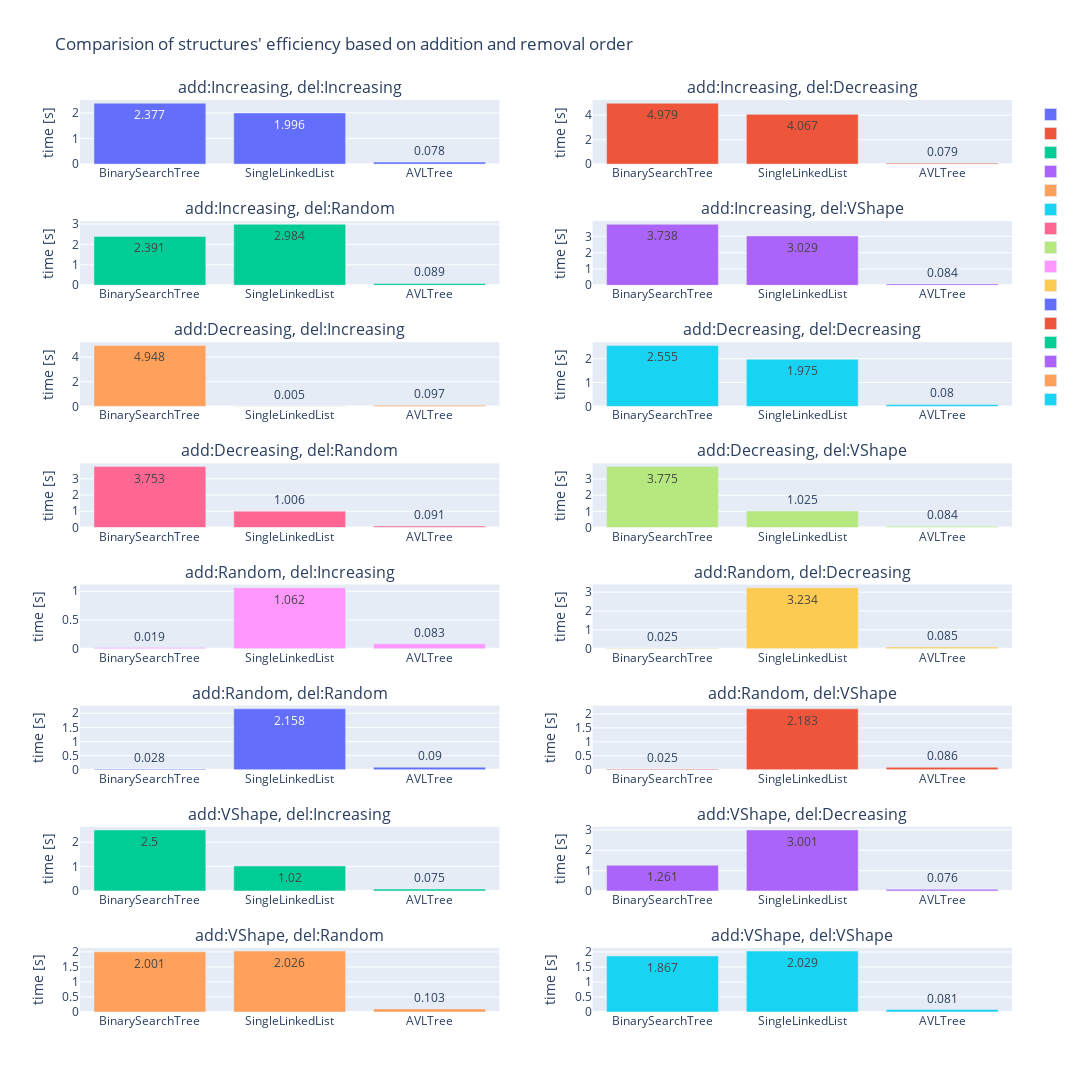

Source (notebook cell):
### Code cell
InputNames = [x.__name__ for x in inputTypes]
subplot_titles = []
for x in InputNames:
    for y in InputNames:
        subplot_titles.append(f"add:{x}, del:{y}".replace("generate",""))

fig = make_subplots(rows=8, cols=2,subplot_titles=subplot_titles)


i=0
for add_method in InputNames:
    for delete_method in InputNames:
        d = {}
        for struct, time in times.items():
            d[struct] = time[add_method][delete_method]
        fig.add_trace(go.Bar(x=list(d.keys()), y=list(d.values()), text=[round(x,3) for x in d.values()],
                            textposition="auto", name=""),
                      row=i//2+1, col=i%2+1)
        fig.update_yaxes(title_text="time [s]", row=i//2+1, col=i%2+1)
        i+=1

fig.update_layout(height=1600, width=1200,
                  title_text="Comparision of structures' efficiency based on addition and removal order")

fig.show()

### Figure 1 — Plotly figure (JSON) as saved in the notebook; plotly's stock layout.template omitted (floating-point values rounded to 4 significant figures)
{"data": [{"name": "", "text": ["2.377", "1.996", "0.078"], "textposition": "auto", "type": "bar", "x": ["BinarySearchTree", "SingleLinkedList", "AVLTree"], "xaxis": "x", "y": [2.377, 1.996, 0.0785], "yaxis": "y"}, {"name": "", "text": ["4.979", "4.067", "0.079"], "textposition": "auto", "type": "bar", "x": ["BinarySearchTree", "SingleLinkedList", "AVLTree"], "xaxis": "x2", "y": [4.979, 4.067, 0.0794], "yaxis": "y2"}, {"name": "", "text": ["2.391", "2.984", "0.089"], "textposition": "auto", "type": "bar", "x": ["BinarySearchTree", "SingleLinkedList", "AVLTree"], "xaxis": "x3", "y": [2.391, 2.984, 0.08941], "yaxis": "y3"}, {"name": "", "text": ["3.738", "3.029", "0.084"], "textposition": "auto", "type": "bar", "x": ["BinarySearchTree", "SingleLinkedList", "AVLTree"], "xaxis": "x4", "y": [3.738, 3.029, 0.08416], "yaxis": "y4"}, {"name": "", "text": ["4.948", "0.005", "0.097"], "textposition": "auto", "type": "bar", "x": ["BinarySearchTree", "SingleLinkedList", "AVLTree"], "xaxis": "x5", "y": [4.948, 0.004746, 0.09682], "yaxis": "y5"}, {"name": "", "text": ["2.555", "1.975", "0.08"], "textposition": "auto", "type": "bar", "x": ["BinarySearchTree", "SingleLinkedList", "AVLTree"], "xaxis": "x6", "y": [2.555, 1.975, 0.08037], "yaxis": "y6"}, {"name": "", "text": ["3.753", "1.006", "0.091"], "textposition": "auto", "type": "bar", "x": ["BinarySearchTree", "SingleLinkedList", "AVLTree"], "xaxis": "x7", "y": [3.753, 1.006, 0.09076], "yaxis": "y7"}, {"name": "", "text": ["3.775", "1.025", "0.084"], "textposition": "auto", "type": "bar", "x": ["BinarySearchTree", "SingleLinkedList", "AVLTree"], "xaxis": "x8", "y": [3.775, 1.025, 0.08358], "yaxis": "y8"}, {"name": "", "text": ["0.019", "1.062", "0.083"], "textposition": "auto", "type": "bar", "x": ["BinarySearchTree", "SingleLinkedList", "AVLTree"], "xaxis": "x9", "y": [0.01862, 1.062, 0.08312], "yaxis": "y9"}, {"name": "", "text": ["0.025", "3.234", "0.085"], "textposition": "auto", "type": "bar", "x": ["BinarySearchTree", "SingleLinkedList", "AVLTree"], "xaxis": "x10", "y": [0.02458, 3.234, 0.08454], "yaxis": "y10"}, {"name": "", "text": ["0.028", "2.158", "0.09"], "textposition": "auto", "type": "bar", "x": ["BinarySearchTree", "SingleLinkedList", "AVLTree"], "xaxis": "x11", "y": [0.02842, 2.158, 0.09028], "yaxis": "y11"}, {"name": "", "text": ["0.025", "2.183", "0.086"], "textposition": "auto", "type": "bar", "x": ["BinarySearchTree", "SingleLinkedList", "AVLTree"], "xaxis": "x12", "y": [0.02493, 2.183, 0.08632], "yaxis": "y12"}, {"name": "", "text": ["2.5", "1.02", "0.075"], "textposition": "auto", "type": "bar", "x": ["BinarySearchTree", "SingleLinkedList", "AVLTree"], "xaxis": "x13", "y": [2.5, 1.02, 0.07528], "yaxis": "y13"}, {"name": "", "text": ["1.261", "3.001", "0.076"], "textposition": "auto", "type": "bar", "x": ["BinarySearchTree", "SingleLinkedList", "AVLTree"], "xaxis": "x14", "y": [1.261, 3.001, 0.07647], "yaxis": "y14"}, {"name": "", "text": ["2.001", "2.026", "0.103"], "textposition": "auto", "type": "bar", "x": ["BinarySearchTree", "SingleLinkedList", "AVLTree"], "xaxis": "x15", "y": [2.001, 2.026, 0.1034], "yaxis": "y15"}, {"name": "", "text": ["1.867", "2.029", "0.081"], "textposition": "auto", "type": "bar", "x": ["BinarySearchTree", "SingleLinkedList", "AVLTree"], "xaxis": "x16", "y": [1.867, 2.029, 0.08072], "yaxis": "y16"}], "layout": {"annotations": [{"font": {"size": 16}, "showarrow": false, "text": "add:Increasing, del:Increasing", "x": 0.225, "xanchor": "center", "xref": "paper", "y": 1, "yanchor": "bottom", "yref": "paper"}, {"font": {"size": 16}, "showarrow": false, "text": "add:Increasing, del:Decreasing", "x": 0.775, "xanchor": "center", "xref": "paper", "y": 1, "yanchor": "bottom", "yref": "paper"}, {"font": {"size": 16}, "showarrow": false, "text": "add:Increasing, del:Random", "x": 0.225, "xanchor": "center", "xref": "paper", "y": 0.8672, "yanchor": "bottom", "yref": "paper"}, {"font": {"size": 16}, "showarrow": false, "text": "add:Increasing, del:VShape", "x": 0.775, "xanchor": "center", "xref": "paper", "y": 0.8672, "yanchor": "bottom", "yref": "paper"}, {"font": {"size": 16}, "showarrow": false, "text": "add:Decreasing, del:Increasing", "x": 0.225, "xanchor": "center", "xref": "paper", "y": 0.7344, "yanchor": "bottom", "yref": "paper"}, {"font": {"size": 16}, "showarrow": false, "text": "add:Decreasing, del:Decreasing", "x": 0.775, "xanchor": "center", "xref": "paper", "y": 0.7344, "yanchor": "bottom", "yref": "paper"}, {"font": {"size": 16}, "showarrow": false, "text": "add:Decreasing, del:Random", "x": 0.225, "xanchor": "center", "xref": "paper", "y": 0.6016, "yanchor": "bottom", "yref": "paper"}, {"font": {"size": 16}, "showarrow": false, "text": "add:Decreasing, del:VShape", "x": 0.775, "xanchor": "center", "xref": "paper", "y": 0.6016, "yanchor": "bottom", "yref": "paper"}, {"font": {"size": 16}, "showarrow": false, "text": "add:Random, del:Increasing", "x": 0.225, "xanchor": "center", "xref": "paper", "y": 0.4688, "yanchor": "bottom", "yref": "paper"}, {"font": {"size": 16}, "showarrow": false, "text": "add:Random, del:Decreasing", "x": 0.775, "xanchor": "center", "xref": "paper", "y": 0.4688, "yanchor": "bottom", "yref": "paper"}, {"font": {"size": 16}, "showarrow": false, "text": "add:Random, del:Random", "x": 0.225, "xanchor": "center", "xref": "paper", "y": 0.3359, "yanchor": "bottom", "yref": "paper"}, {"font": {"size": 16}, "showarrow": false, "text": "add:Random, del:VShape", "x": 0.775, "xanchor": "center", "xref": "paper", "y": 0.3359, "yanchor": "bottom", "yref": "paper"}, {"font": {"size": 16}, "showarrow": false, "text": "add:VShape, del:Increasing", "x": 0.225, "xanchor": "center", "xref": "paper", "y": 0.2031, "yanchor": "bottom", "yref": "paper"}, {"font": {"size": 16}, "showarrow": false, "text": "add:VShape, del:Decreasing", "x": 0.775, "xanchor": "center", "xref": "paper", "y": 0.2031, "yanchor": "bottom", "yref": "paper"}, {"font": {"size": 16}, "showarrow": false, "text": "add:VShape, del:Random", "x": 0.225, "xanchor": "center", "xref": "paper", "y": 0.07031, "yanchor": "bottom", "yref": "paper"}, {"font": {"size": 16}, "showarrow": false, "text": "add:VShape, del:VShape", "x": 0.775, "xanchor": "center", "xref": "paper", "y": 0.07031, "yanchor": "bottom", "yref": "paper"}], "height": 1600, "title": {"text": "Comparision of structures' efficiency based on addition and removal order"}, "width": 1200, "xaxis": {"anchor": "y", "domain": [0, 0.45]}, "xaxis10": {"anchor": "y10", "domain": [0.55, 1]}, "xaxis11": {"anchor": "y11", "domain": [0, 0.45]}, "xaxis12": {"anchor": "y12", "domain": [0.55, 1]}, "xaxis13": {"anchor": "y13", "domain": [0, 0.45]}, "xaxis14": {"anchor": "y14", "domain": [0.55, 1]}, "xaxis15": {"anchor": "y15", "domain": [0, 0.45]}, "xaxis16": {"anchor": "y16", "domain": [0.55, 1]}, "xaxis2": {"anchor": "y2", "domain": [0.55, 1]}, "xaxis3": {"anchor": "y3", "domain": [0, 0.45]}, "xaxis4": {"anchor": "y4", "domain": [0.55, 1]}, "xaxis5": {"anchor": "y5", "domain": [0, 0.45]}, "xaxis6": {"anchor": "y6", "domain": [0.55, 1]}, "xaxis7": {"anchor": "y7", "domain": [0, 0.45]}, "xaxis8": {"anchor": "y8", "domain": [0.55, 1]}, "xaxis9": {"anchor": "y9", "domain": [0, 0.45]}, "yaxis": {"anchor": "x", "domain": [0.9297, 1], "title": {"text": "time [s]"}}, "yaxis10": {"anchor": "x10", "domain": [0.3984, 0.4688], "title": {"text": "time [s]"}}, "yaxis11": {"anchor": "x11", "domain": [0.2656, 0.3359], "title": {"text": "time [s]"}}, "yaxis12": {"anchor": "x12", "domain": [0.2656, 0.3359], "title": {"text": "time [s]"}}, "yaxis13": {"anchor": "x13", "domain": [0.1328, 0.2031], "title": {"text": "time [s]"}}, "yaxis14": {"anchor": "x14", "domain": [0.1328, 0.2031], "title": {"text": "time [s]"}}, "yaxis15": {"anchor": "x15", "domain": [0, 0.07031], "title": {"text": "time [s]"}}, "yaxis16": {"anchor": "x16", "domain": [0, 0.07031], "title": {"text": "time [s]"}}, "yaxis2": {"anchor": "x2", "domain": [0.9297, 1], "title": {"text": "time [s]"}}, "yaxis3": {"anchor": "x3", "domain": [0.7969, 0.8672], "title": {"text": "time [s]"}}, "yaxis4": {"anchor": "x4", "domain": [0.7969, 0.8672], "title": {"text": "time [s]"}}, "yaxis5": {"anchor": "x5", "domain": [0.6641, 0.7344], "title": {"text": "time [s]"}}, "yaxis6": {"anchor": "x6", "domain": [0.6641, 0.7344], "title": {"text": "time [s]"}}, "yaxis7": {"anchor": "x7", "domain": [0.5312, 0.6016], "title": {"text": "time [s]"}}, "yaxis8": {"anchor": "x8", "domain": [0.5312, 0.6016], "title": {"text": "time [s]"}}, "yaxis9": {"anchor": "x9", "domain": [0.3984, 0.4688], "title": {"text": "time [s]"}}}}
